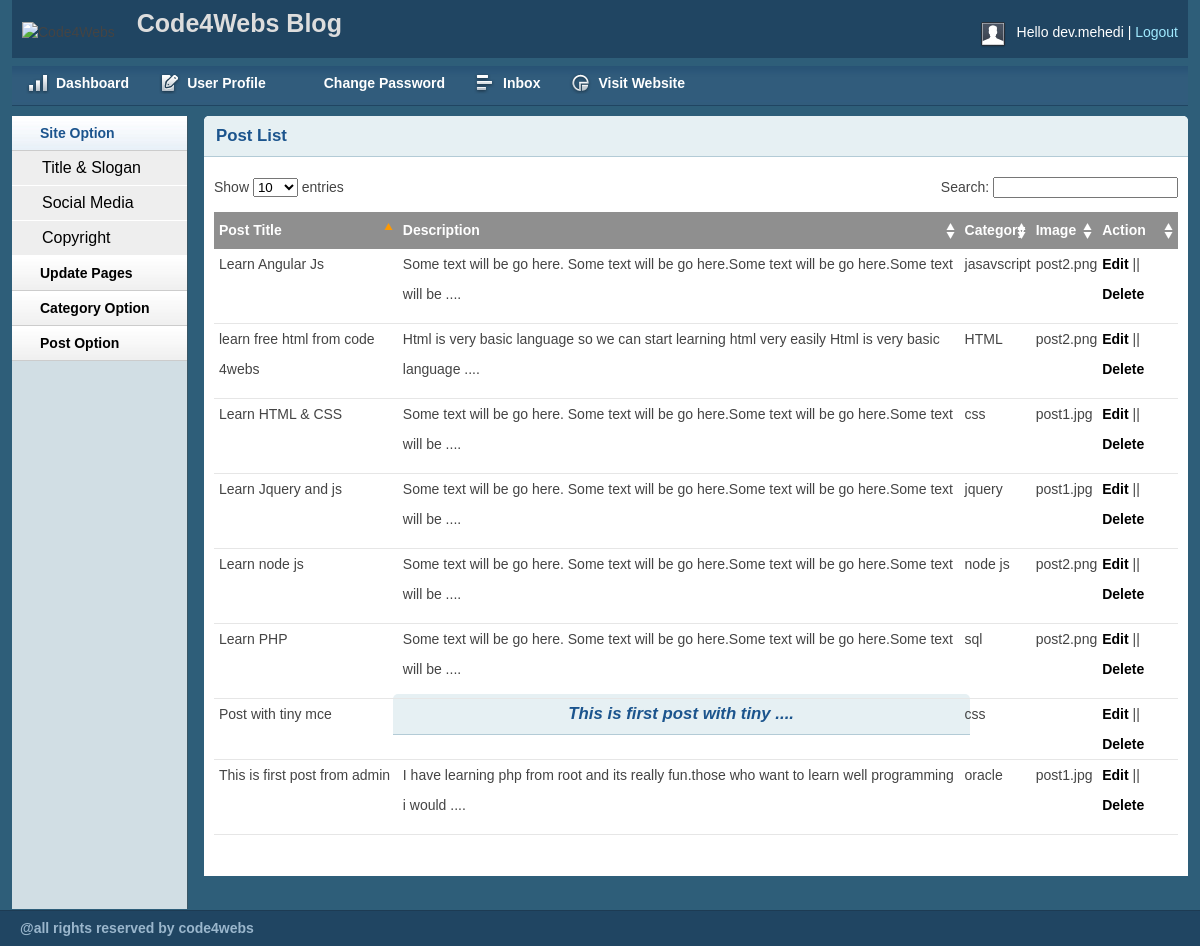
The page /admin/postlist.php (signed in) on the database its author committed.
### tables this page shows
CREATE TABLE `tbl_post` (
  `post_id` int(11) NOT NULL,
  `cat_id` int(11) NOT NULL,
  `title` varchar(255) NOT NULL,
  `content` text NOT NULL,
  `image` varchar(255) NOT NULL,
  `user_id` varchar(255) NOT NULL,
  `tags_id` varchar(255) NOT NULL,
  `dates` timestamp NOT NULL DEFAULT CURRENT_TIMESTAMP
);

CREATE TABLE `tbl_category` (
  `cat_id` int(11) NOT NULL,
  `catname` varchar(255) NOT NULL
);

CREATE TABLE `tbl_slogan` (
  `id` int(11) NOT NULL,
  `title` varchar(100) NOT NULL,
  `slogan` varchar(200) NOT NULL,
  `copyright` varchar(55) NOT NULL
);

### lib/Database.php (called while the page is built, shortened)
<?php
Class Database{
	public $host   = DB_HOST;
	public $user   = DB_USER;
	public $pass   = DB_PASS;
	public $dbname = DB_NAME;
	public $link;
	private function connectDB(){
	$this->link = new mysqli($this->host, $this->user, $this->pass, $this->dbname);
 }
	public function select($query){
		$result = $this->link->query($query) or die($this->link->error.__LINE__);
		if($result->num_rows > 0){
			return $result;
		} else {
			return false;
		}
	}
}

### helpers/Structure-post.php (called while the page is built, shortened)
<?php
	class  sturcturePost
	{
		function excerpt($str,$start,$end=250){
		  $excerpt=substr($str,$start,$end);
		  $excerpt=substr($excerpt,0,strrpos($str,' '))." "."....";
		  return $excerpt;
		}
	}

### admin/postlist.php (the view, shortened to what this page needs)
<?php include "inc/header.php" ;?>
<?php include "../helpers/Structure-post.php" ;?>
           <div class="grid_2">
            <div class="box sidemenu">
                <div class="block" id="section-menu">
                    <ul class="section menu">
                       <li><a class="menuitem">Site Option</a>
                            <ul class="submenu">
                                <li><a href="titleslogan.php">Title & Slogan</a></li>
                                <li><a href="social.php">Social Media</a></li>
                                <li><a href="copyright.php">Copyright</a></li>
                            </ul>
                        </li>
                         <li><a class="menuitem">Update Pages</a>
                        </li>
                        <li><a class="menuitem">Category Option</a>
                        </li>
                        <li><a class="menuitem">Post Option</a>
                        </li>
                    </ul>
                </div>
            </div>
        </div>
        <div class="grid_10">
            <div class="box round first grid">
                <h2>Post List</h2>
                <div class="block">
                    <table class="data display datatable" id="example">
					<thead>
						<tr>
							<th>Post Title</th>
							<th>Description</th>
							<th>Category</th>
							<th>Image</th>
							<th>Action</th>
						</tr>
					</thead>
					<tbody>
					<?php
						$postq="select tbl_post.post_id,tbl_post.title,tbl_post.content,tbl_post.image,tbl_post.dates,tbl_post.user_id,tbl_category.cat_id,tbl_category.catname
						from
						tbl_post,tbl_category  where tbl_category.cat_id=tbl_post.cat_id ORDER BY tbl_post.post_id desc  ";
						$DB=new Database();
						$postlist=$DB->select($postq);
						$helper=new sturcturePost();
					?>
					<?php foreach($postlist as $postres){?>
						<tr class="odd gradeX">
							<td><?php echo $postres['title'] ?></td>
							<td><?php echo $helper->excerpt($postres['content'],0,100); ?></td>
							<td><?php echo $postres['catname'] ?></td>
							<td class="center"> <?php echo $postres['image'] ?></td>
							<td><a href="edit-post.php?id=<?php echo $postres['post_id'] ?>">Edit</a> || <a href="delete-post.php?id=<?php echo $postres['post_id'] ?>">Delete</a></td>
						</tr>
					<?php }?>
					</tbody>
				</table>
               </div>
            </div>
        </div>
    </div>
   <?php include "inc/footer.php";?>

### admin/inc/footer.php
 <div id="site_info">
<?php
    $DB=new Database();
    $copyrightq="select copyright from tbl_slogan ";
    $copyres=$DB->select($copyrightq);
?>
<?php foreach ($copyres as $copres) {?>
     <p>
        <a href="code4webs.com"><?php echo $copres['copyright']; ?></a>
        </p>
    <?php  } ?>
    </div>
</body>
</html>

### admin/css/grid.css (style rules this page uses)
.grid_1, .grid_2, .grid_3, .grid_4, .grid_5, .grid_6, .grid_7, .grid_8, .grid_9, .grid_10, .grid_11, .grid_12, .grid_13, .grid_14, .grid_15, .grid_16 { display: inline; float: left; margin-left: 1%; margin-right: 1%; }
.container_12 .grid_2 { width: 14.666%; }
.container_12 .grid_10 { width: 81.333%; }

### admin/css/layout.css (style rules this page uses)
body { background: #fff none repeat scroll 0 0; color: #444; font-size: 14px; padding: 0; }
a { color: #000; font-weight:bold; text-decoration: none; }
h1, h2, h3, h4, h5, h6 { line-height:1.2em; margin-bottom:.3em; }
h2 { margin-top:1em; }
.box { background:#fff; margin-bottom:20px; padding:10px 10px 10px 10px; margin-left:-8px; }
.box.grid { padding-bottom:40px; }
.box.round { -moz-border-radius: 5px 5px 0px 0px; -webkit-border-radius: 5px 5px 0px 0px; border-radius: 5px 5px 0px 0px; }
.box h2 { font-size:1.2em; font-weight:bold; color:#1B548D; background:#E6F0F3; margin:-10px -10px 0 -10px; padding:10px 12px; border-bottom:1px solid #B3CBD6; -moz-border-radius: 5px 5px 0px 0px; -webkit-border-radius: 5px 5px 0px 0px; border-radius: 5px 5px 0px 0px; }
.box.first { min-height: 406px; }
.block { padding-top:20px; }
.box.sidemenu { background-color:#D1DEE4; border-right:1px solid #3A5665; padding:0px; margin:0px; cursor:pointer; }
.box.sidemenu .block { padding-top:0px; margin-top:0px; }
p { margin-bottom:1em; }
ul, ol { padding-top:0; }
ul.menu { list-style:none; border-top:1px solid #bbb; }
ul.menu li { margin:0; }
ul.menu li a { display:block; padding:4px 10px; border-bottom:1px solid #ccc; }
ul.menu ul { list-style:none; margin:0; }
ul.menu ul li a { padding-left:30px; }
ul.section { border-top:0; margin-bottom:0; }
ul.section li a { background:url(../img/sidemenu-repeat.jpg) repeat-x; line-height:26px; padding-left:28px; }
ul.section li li a { background:#ddd; border-bottom:1px solid #eee; }
ul.section ul li { text-transform:none; }
ul.section ul.current li a { background: #eee none repeat scroll 0 0; border-bottom: 1px solid #fff; font-size: 16px; font-weight: normal; }
ul.section li a.current { color:#1B548D; background:url(../img/sidemenu-repeat-hover.jpg) repeat-x; }
#site_info { color:#fff; background:#204562; border-top:1px solid #1d3b53; padding-left:20px; }
#site_info p { line-height:35px; margin-bottom:0px; }
#site_info a { color:#9ab6cc; }
.block { padding-bottom:1px; }
table.display { margin: 0 auto; clear: both; width: 100%; }
.sorting_asc { background: #8f8f8f url(../img/table/sort_asc.png) no-repeat center right; padding:8px 5px; text-align:left; color:#fff; }
.sorting { background:#8f8f8f url(../img/table/sort_both.png) no-repeat center right; padding:8px 5px; text-align:left; color:#fff; }
tr.odd { height: 30px; line-height: 30px; border-bottom:1px solid #e6e6e6; }
tr.even { height: 30px; line-height: 30px; border-bottom:1px solid #e6e6e6; }
tr.odd td, tr.even td { padding-left:5px; }

### rows shown on the page
tbl_post: title "Post with tiny mce", content "This is first post with tiny ....", cat.catname "css"
tbl_post: title "Learn node js", content "Some text will be go here. Some text will be go here.Some text will be go here.Some text will be ....", cat.catname "node js", image "post2.png"
tbl_post: title "learn free html from code 4webs", content "Html is very basic language so we can start learning html very easily Html is very basic language ....", cat.catname "HTML", image "post2.png"
tbl_post: title "This is first post from admin", content "I have learning php from root and its really fun.those who want to learn well programming i would ....", cat.catname "oracle", image "post1.jpg"
tbl_post: title "Learn Angular Js", content "Some text will be go here. Some text will be go here.Some text will be go here.Some text will be ....", cat.catname "jasavscript", image "post2.png"
tbl_post: title "Learn Jquery and js", content "Some text will be go here. Some text will be go here.Some text will be go here.Some text will be ....", cat.catname "jquery", image "post1.jpg"
tbl_post: title "Learn PHP", content "Some text will be go here. Some text will be go here.Some text will be go here.Some text will be ....", cat.catname "sql", image "post2.png"
tbl_post: title "Learn HTML & CSS", content "Some text will be go here. Some text will be go here.Some text will be go here.Some text will be ....", cat.catname "css", image "post1.jpg"
tbl_slogan: copyright "@all rights reserved by code4webs"

### other values the page prints
$_SESSION['username'] "dev.mehedi"
